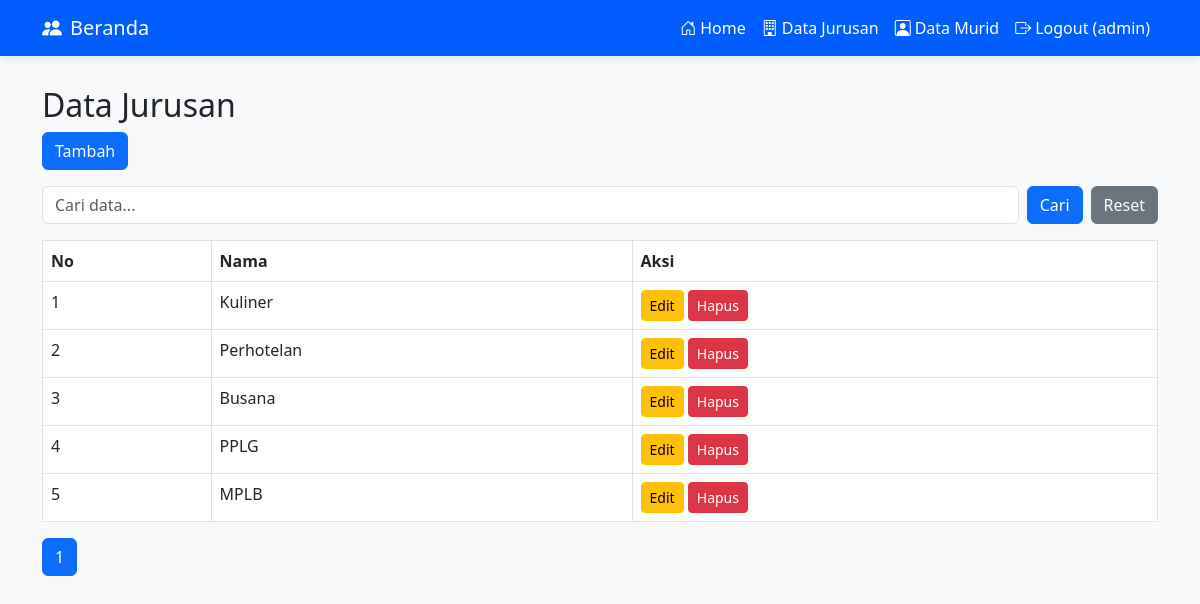
Page /views/jurusan/index.php (signed in) on the committed database.
### tables this page shows
CREATE TABLE `jurusan` (
  `id` int(11) NOT NULL,
  `nama` varchar(100) NOT NULL
);

### config/Helper.php (called while the page is built, shortened)
<?php
function get($key) {
    return isset($_GET[$key]) ? htmlspecialchars($_GET[$key]) : null;
}
function paginate($totalData, $limit = 10) {
    $page = isset($_GET['page']) ? (int)$_GET['page'] : 1;
    $start = ($page - 1) * $limit;
    $totalPage = ceil($totalData / $limit);
    return [
        'start' => $start,
        'limit' => $limit,
        'current' => $page,
        'total_page' => $totalPage
    ];
}
?>

### models/Jurusan.php (called while the page is built, shortened)
<?php
class Jurusan {
    private $conn;
    private $table = "jurusan";
    public function __construct($db)
    {
        $this->conn = $db;
    }
    public function countAll($keyword = null) {
        if ($keyword) {
            $query = "SELECT COUNT(*) as total
                FROM $this->table
                WHERE nama LIKE ?
                OR nip LIKE ?
                OR jenis_kelamin LIKE ?
                OR jabatan LIKE ?";
            $stmt = $this->conn->prepare($query);
            $like = "%$keyword%";
            $stmt->bind_param("ssss", $like, $like, $like, $like);
            $stmt->execute();
            return $stmt->get_result()->fetch_assoc()['total'];
        } else {
            $query = "SELECT COUNT(*) as total FROM $this->table";
            return $this->conn->query($query)->fetch_assoc()['total'];
        }
    }
    public function getData($start, $limit, $keyword = null) {
        if ($keyword) {
            $query = "SELECT * FROM $this->table
                WHERE nama LIKE ?
                OR nip LIKE ?
                OR jenis_kelamin LIKE ?
                OR jabatan LIKE ?
                LIMIT ?, ?";
            $stmt = $this->conn->prepare($query);
            $like = "%$keyword%";
            $stmt->bind_param("sssii", $like, $like, $like, $like, $start, $limit);
        } else {
            $query = "SELECT * FROM $this->table
                    LIMIT ?, ?";
            $stmt = $this->conn->prepare($query);
            $stmt->bind_param("ii", $start, $limit);
        }
        $stmt->execute();
        return $stmt->get_result();
    }
}
?>

### views/jurusan/index.php (the view, shortened to what this page needs)
<?php
include '../../config/Database.php';
include '../../models/jurusan.php';
include '../../config/Helper.php';
$db = new Database();
$conn = $db->connect();
$keyword = get('search');
$jurusan = new Jurusan($conn);
$totalData = $jurusan->countAll($keyword);
$pagination = paginate($totalData, 10);
$data = $jurusan->getData($pagination['start'], $pagination['limit'], $keyword);
?>
<!DOCTYPE html>
<html>
<head>
    <link href="https://cdn.jsdelivr.net/npm/bootstrap@5.3.0/dist/css/bootstrap.min.css" rel="stylesheet">
    <link rel="stylesheet" href="https://cdn.jsdelivr.net/npm/bootstrap-icons@1.8.1/font/bootstrap-icons.css">
</head>
<body>
    <nav class="navbar navbar-expand-lg navbar-dark">
        <div class="container">
            <a class="navbar-brand" href="../../views/index.php">
                <i class="bi bi-people-fill me-2"></i>Beranda
            </a>
            <div class="collapse navbar-collapse justify-content-end" id="navbarNav">
                <ul class="navbar-nav">
                    <li class="nav-item">
                        <a class="nav-link" aria-current="page" href="../../views/index.php">
                            <i class="bi bi-house-door me-1"></i>Home
                        </a>
                    </li>
                    <li class="nav-item">
                        <a class="nav-link" href="../../views/jurusan/index.php">
                            <i class="bi bi-building me-1"></i>Data Jurusan
                        </a>
                    </li>
                    <li class="nav-item">
                        <a class="nav-link" href="../../views/murid/index.php">
                            <i class="bi bi-person-square me-1"></i>Data Murid
                        </a>
                    </li>
                    <li class="nav-item">
                        <a class="nav-link" href="../../auth/logout.php">
                            <i class="bi bi-box-arrow-right me-1"></i>Logout (<?= htmlspecialchars($_SESSION['username']); ?>)
                        </a>
                    </li>
                </ul>
            </div>
        </div>
    </nav>
    <div class="container main-container">
        <h2>Data Jurusan</h2>
        <a href="tambah.php" class="btn btn-primary mb-3">Tambah</a>
        <form method="GET" class="mb-3 d-flex">
            <input type="text" name="search" class="form-control me-2" placeholder="Cari data..." value="<?= htmlspecialchars($keyword) ?>">
            <button class="btn btn-primary">Cari</button>
            <a href="index.php" class="btn btn-secondary ms-2">Reset</a>
        </form>
        <table class="table table-bordered">
            <tr>
                <th>No</th>
                <th>Nama</th>
                <th>Aksi</th>
            </tr>
            <?php $no = 1; if ($data->num_rows > 0) : ?>
                <?php while($row = $data->fetch_assoc()) : ?>
                <tr>
                    <td><?= $no++ ?></td>
                    <td><?= htmlspecialchars($row['nama']) ?></td>
                    <td>
                        <a href="edit.php?id=<?= $row['id'] ?>" class="btn btn-warning btn-sm">Edit</a>
                        <a href="../../proses/jurusan/hapus.php?id=<?= $row['id'] ?>" class="btn btn-danger btn-sm" onclick="return confirm('Yakin?')">Hapus</a>
                    </td>
                </tr>
                <?php endwhile; ?>
            <?php else: ?>
                <tr>
                    <td colspan="3" class="text-center">Data tidak ditemukan.</td>
                </tr>
            <?php endif; ?>
        </table>
        <nav>
        <ul class="pagination">
        <?php for($i = 1; $i <= $pagination['total_page']; $i++) : ?>
            <li class="page-item <?= $i == $pagination['current'] ? 'active' : '' ?>">
                <a class="page-link"
                    href="?page=<?= $i ?>&search=<?= urlencode($keyword) ?>">
                <?= $i ?>
                </a>
            </li>
        <?php endfor; ?>
        </ul>
        </nav>
    </div>
</body>
</html>

### views/jurusan/index.php (style rules this page uses)
:root { --primary-color: #005effff; --secondary-color: #005effff; }
body { background-color: #f8f9fa; font-family: 'Segoe UI', Tahoma, Geneva, Verdana, sans-serif; }
.navbar { background: linear-gradient(135deg, var(--primary-color) 0%, var(--secondary-color) 100%) !important; box-shadow: 0 2px 10px rgba(0, 0, 0, 0.1); }
.navbar-brand, .nav-link { color: white !important; font-weight: 500; }
.main-container { margin-top: 30px; }

### rows in the picture
jurusan: nama "Kuliner"
jurusan: nama "Perhotelan"
jurusan: nama "Busana"
jurusan: nama "PPLG"
jurusan: nama "MPLB"

### other values in the picture
$_SESSION['username'] "admin"
